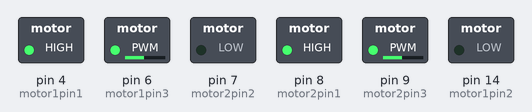
The sketch below on a simulated Arduino Uno, built with avr-gcc and run on an emulated ATmega328P. Shown: switched loads named in the sketch (green lamp = pin HIGH).

Above: at 0.05 s.
At 1.95 s:
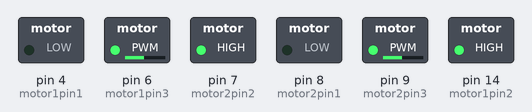
Timing chart, 0 to 3.0 s (numbered marks = the images above):
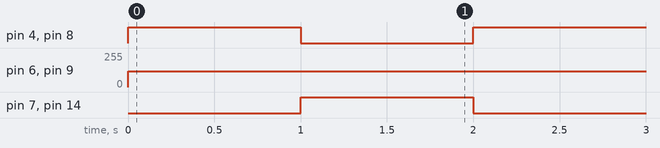

Measured:
- by itself, pin 4 (motor1pin1), pin 7 (motor2pin2), pin 8 (motor2pin1), pin 14 (motor1pin2): alternates HIGH for 1.0 s and LOW for 1.0 s
- by itself, pin 6 (motor1pin3), pin 9 (motor2pin3): 0/255 → 120/255 at 0.00 s

The sketch:

Motor-Driver-Speed.ino
```cpp
int motor1pin1 = 4;
int motor1pin2 = 14;
int motor1pin3 = 6;

int motor2pin1 = 8;
int motor2pin2 = 7;
int motor2pin3 = 9;

void setup() {
  // put your setup code here, to run once:
  pinMode(motor1pin1, OUTPUT);
  pinMode(motor1pin2, OUTPUT);
  pinMode(motor2pin1, OUTPUT);
  pinMode(motor2pin2, OUTPUT);

  pinMode(motor1pin3, OUTPUT);
  pinMode(motor2pin3, OUTPUT);
}

void loop() {
  // put your main code here, to run repeatedly:

  //Controlling speed (0 = off and 255 = max speed):
  analogWrite(motor1pin3, 120); //ENA pin
  analogWrite(motor2pin3, 120); //ENB pin

  //Controlling spin direction of motors:
  digitalWrite(motor1pin1, HIGH);
  digitalWrite(motor1pin2, LOW);

  digitalWrite(motor2pin1, HIGH);
  digitalWrite(motor2pin2, LOW);
  delay(1000);

  digitalWrite(motor1pin1, LOW);
  digitalWrite(motor1pin2, HIGH);

  digitalWrite(motor2pin1, LOW);
  digitalWrite(motor2pin2, HIGH);
  delay(1000);
}
```
